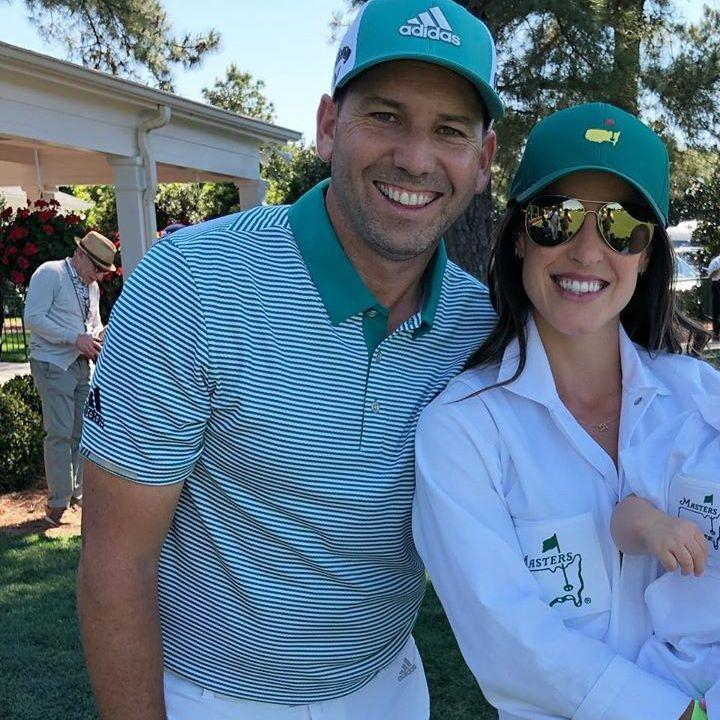
#> input picture fotofamiliaSquare.jpg, 720 x 720 px
$ python HOGCuda.py
#> lines starting #> are read from the running program, lines starting #| are printed output that depends on the picture
import pycuda.driver as cuda
import pycuda.autoinit
from pycuda.compiler import SourceModule
import numpy as np
import skimage.io, skimage.color
import matplotlib.pyplot as plt
import math


image = skimage.io.imread("fotofamiliaSquare.jpg")
#> image is the input picture: shape (720, 720, 3); mean R, G, B 92.6, 117, 138.1
image = skimage.color.rgb2gray(image)
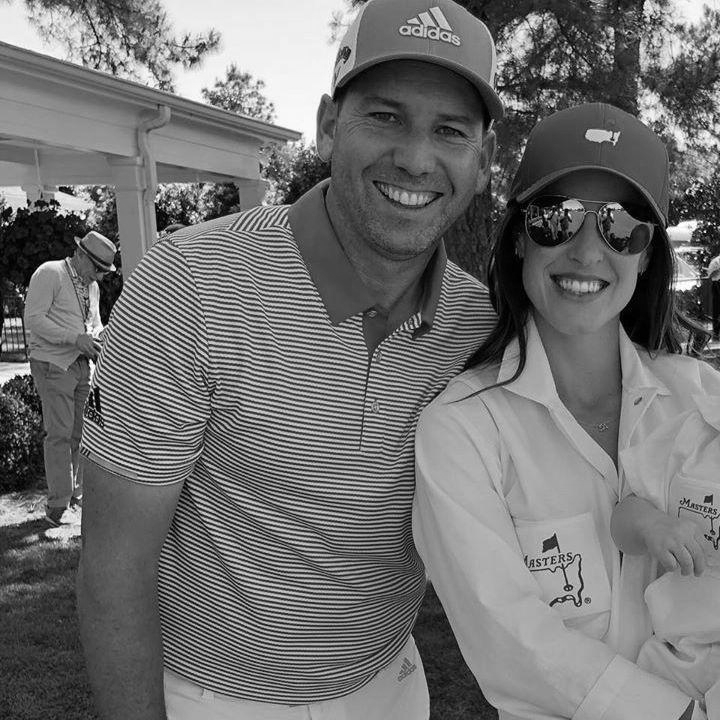
#> image: shape (720, 720) float64; min 0, max 1, mean 0.445

image = np.array(image)
image = image.astype(np.float32)

print(image.shape)
#| (720, 720)


#> (the run stopped early here; a loop or call above may not have finished)

$ run again, with fotofamilia.jpg copied over fotofamiliaSquare.jpg
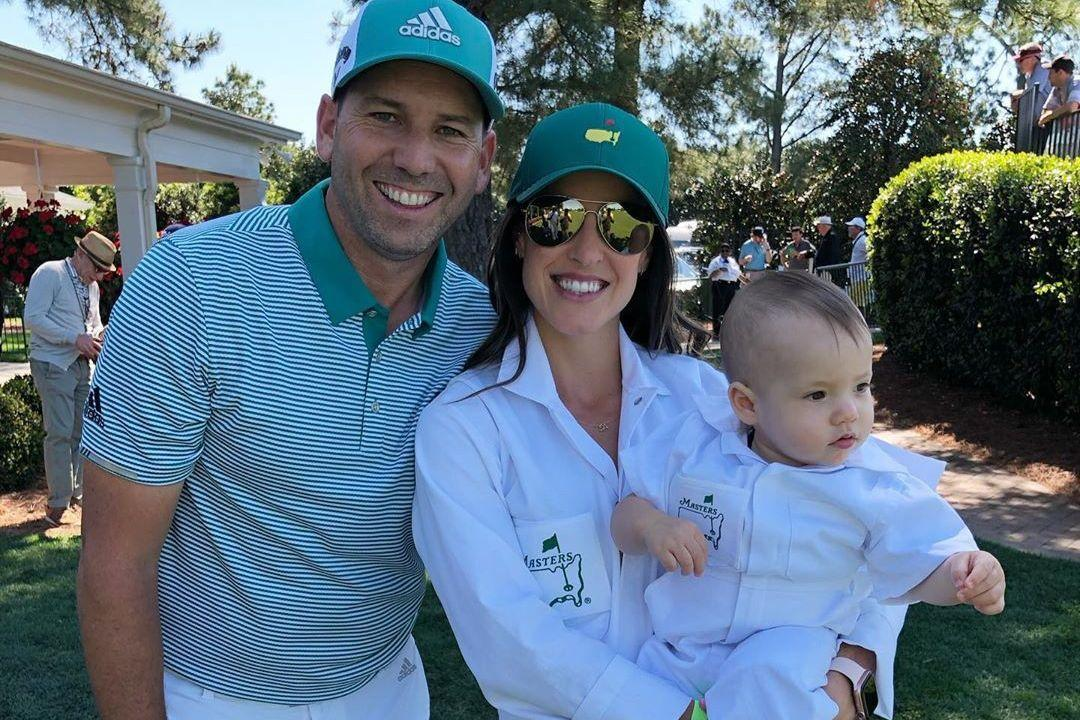
#> input picture fotofamilia.jpg, 1080 x 720 px
#> image is the input picture: shape (720, 1080, 3); mean R, G, B 92.3, 112.5, 128.7
#> `image = skimage.color.rgb2gray(image)`:
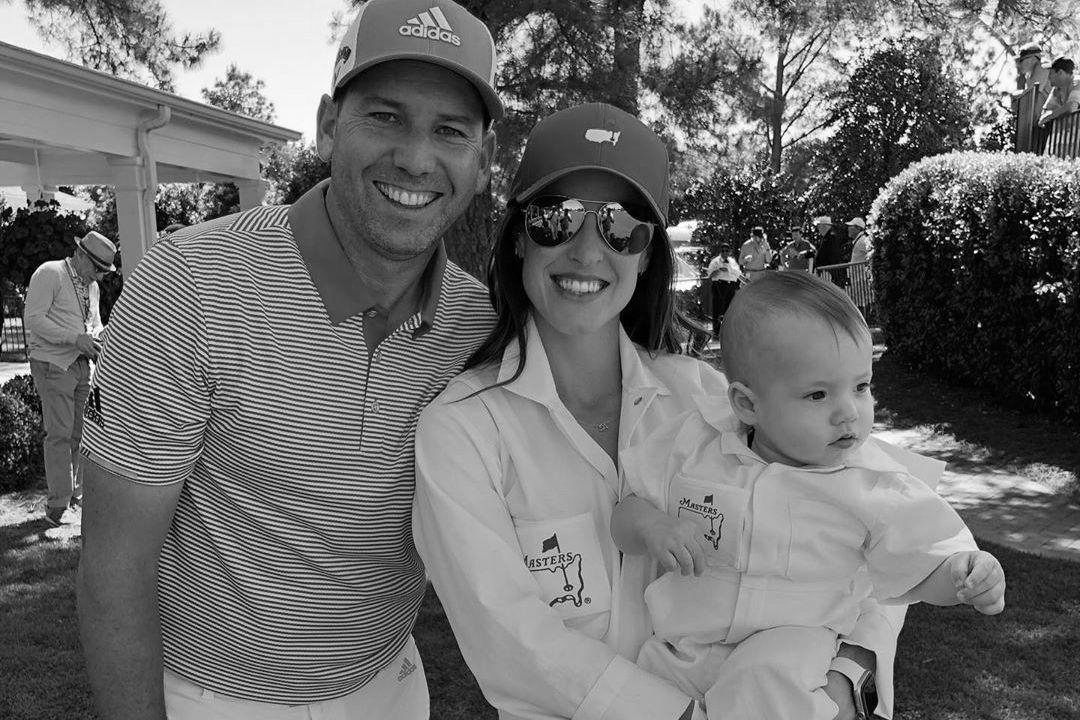
#> image: shape (720, 1080) float64; min 0, max 1, mean 0.429
#| (720, 1080)
